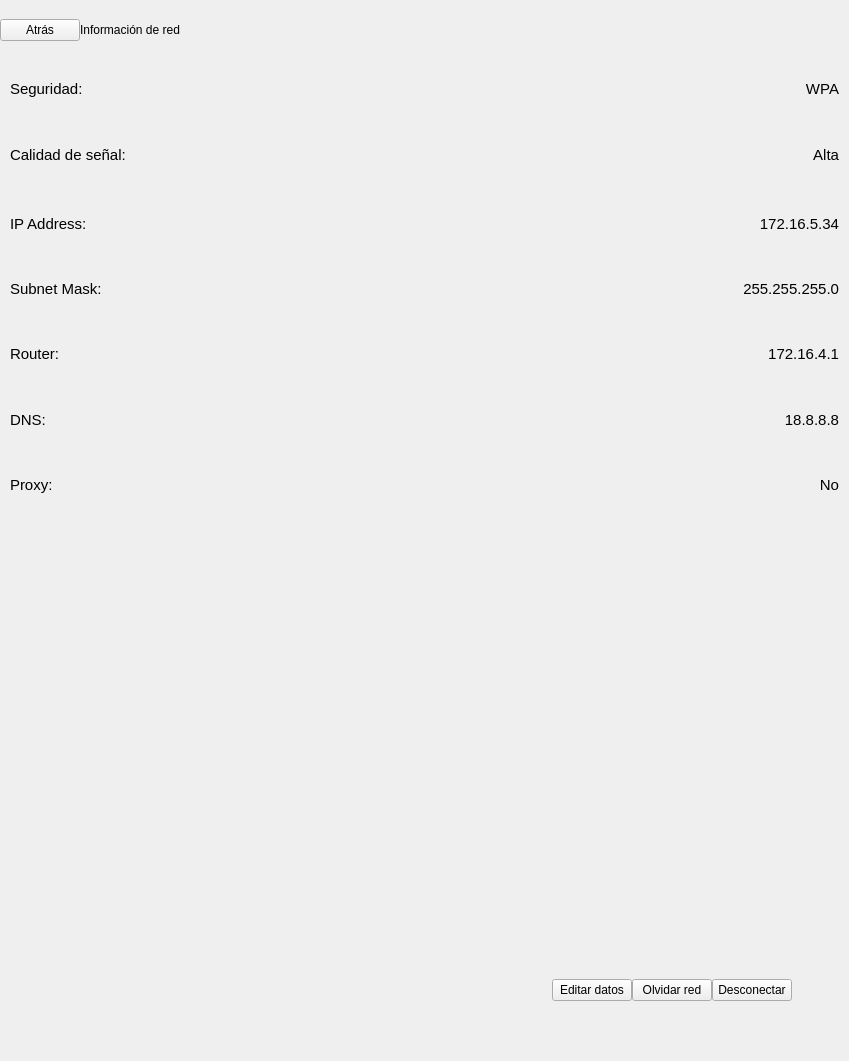
<?xml version="1.0" encoding="UTF-8"?>
<ui version="4.0">
 <class>SettingsNetworkWifilInfo</class>
 <widget class="QWidget" name="SettingsNetworkWifilInfo">
  <property name="geometry">
   <rect>
    <x>0</x>
    <y>0</y>
    <width>849</width>
    <height>1061</height>
   </rect>
  </property>
  <property name="sizePolicy">
   <sizepolicy hsizetype="Expanding" vsizetype="Expanding">
    <horstretch>0</horstretch>
    <verstretch>0</verstretch>
   </sizepolicy>
  </property>
  <property name="minimumSize">
   <size>
    <width>0</width>
    <height>0</height>
   </size>
  </property>
  <property name="maximumSize">
   <size>
    <width>849</width>
    <height>1061</height>
   </size>
  </property>
  <property name="windowTitle">
   <string>Form</string>
  </property>
  <property name="styleSheet">
   <string notr="true" />
  </property>
  <layout class="QVBoxLayout" name="verticalLayout">
   <property name="spacing">
    <number>0</number>
   </property>
   <property name="margin">
    <number>0</number>
   </property>
   <item>
    <widget class="QWidget" name="settingsSectionHeader" native="true">
     <property name="minimumSize">
      <size>
       <width>600</width>
       <height>60</height>
      </size>
     </property>
     <property name="maximumSize">
      <size>
       <width>849</width>
       <height>85</height>
      </size>
     </property>
     <layout class="QHBoxLayout" name="horizontalLayout_8">
      <property name="spacing">
       <number>0</number>
      </property>
      <property name="margin">
       <number>0</number>
      </property>
      <item>
       <widget class="SilentQPushButton" name="backBtn">
        <property name="focusPolicy">
         <enum>Qt::NoFocus</enum>
        </property>
        <property name="text">
         <string>Atr&#225;s</string>
        </property>
       </widget>
      </item>
      <item>
       <widget class="QLabel" name="sectionTitleLbl">
        <property name="minimumSize">
         <size>
          <width>0</width>
          <height>0</height>
         </size>
        </property>
        <property name="maximumSize">
         <size>
          <width>16777215</width>
          <height>14142</height>
         </size>
        </property>
        <property name="text">
         <string>Informaci&#243;n de red</string>
        </property>
       </widget>
      </item>
      <item>
       <spacer name="horizontalSpacer">
        <property name="orientation">
         <enum>Qt::Horizontal</enum>
        </property>
        <property name="sizeHint" stdset="0">
         <size>
          <width>57</width>
          <height>28</height>
         </size>
        </property>
       </spacer>
      </item>
     </layout>
    </widget>
   </item>
   <item>
    <widget class="QFrame" name="settingsMarginTop">
     <property name="frameShape">
      <enum>QFrame::StyledPanel</enum>
     </property>
     <property name="frameShadow">
      <enum>QFrame::Raised</enum>
     </property>
    </widget>
   </item>
   <item>
    <widget class="QWidget" name="settingsMenuListCont" native="true">
     <property name="sizePolicy">
      <sizepolicy hsizetype="Minimum" vsizetype="Expanding">
       <horstretch>0</horstretch>
       <verstretch>0</verstretch>
      </sizepolicy>
     </property>
     <property name="styleSheet">
      <string notr="true" />
     </property>
     <layout class="QVBoxLayout" name="verticalLayout_2">
      <property name="spacing">
       <number>1</number>
      </property>
      <property name="margin">
       <number>1</number>
      </property>
      <item>
       <widget class="QWidget" name="horizontalWidget_2" native="true">
        <property name="sizePolicy">
         <sizepolicy hsizetype="Expanding" vsizetype="Expanding">
          <horstretch>0</horstretch>
          <verstretch>0</verstretch>
         </sizepolicy>
        </property>
        <property name="minimumSize">
         <size>
          <width>0</width>
          <height>0</height>
         </size>
        </property>
        <property name="maximumSize">
         <size>
          <width>16777215</width>
          <height>16777215</height>
         </size>
        </property>
        <layout class="QHBoxLayout" name="horizontalLayout_3">
         <property name="topMargin">
          <number>1</number>
         </property>
         <item>
          <widget class="QLabel" name="securityLbl">
           <property name="font">
            <font>
             <family>Ubuntu</family>
             <pointsize>11</pointsize>
            </font>
           </property>
           <property name="text">
            <string>Seguridad:</string>
           </property>
           <property name="textFormat">
            <enum>Qt::AutoText</enum>
           </property>
           <property name="alignment">
            <set>Qt::AlignLeading|Qt::AlignLeft|Qt::AlignVCenter</set>
           </property>
           <property name="indent">
            <number>0</number>
           </property>
          </widget>
         </item>
         <item>
          <spacer name="horizontalSpacer_2">
           <property name="orientation">
            <enum>Qt::Horizontal</enum>
           </property>
           <property name="sizeHint" stdset="0">
            <size>
             <width>57</width>
             <height>28</height>
            </size>
           </property>
          </spacer>
         </item>
         <item>
          <widget class="QLabel" name="securityDataLbl">
           <property name="font">
            <font>
             <family>Ubuntu</family>
             <pointsize>11</pointsize>
            </font>
           </property>
           <property name="text">
            <string>WPA</string>
           </property>
           <property name="alignment">
            <set>Qt::AlignRight|Qt::AlignTrailing|Qt::AlignVCenter</set>
           </property>
           <property name="indent">
            <number>0</number>
           </property>
          </widget>
         </item>
        </layout>
       </widget>
      </item>
      <item>
       <widget class="QWidget" name="horizontalWidget_3" native="true">
        <property name="sizePolicy">
         <sizepolicy hsizetype="Expanding" vsizetype="Expanding">
          <horstretch>0</horstretch>
          <verstretch>0</verstretch>
         </sizepolicy>
        </property>
        <property name="minimumSize">
         <size>
          <width>0</width>
          <height>0</height>
         </size>
        </property>
        <property name="maximumSize">
         <size>
          <width>16777215</width>
          <height>16777215</height>
         </size>
        </property>
        <layout class="QHBoxLayout" name="horizontalLayout_5">
         <property name="spacing">
          <number>0</number>
         </property>
         <property name="topMargin">
          <number>1</number>
         </property>
         <item>
          <widget class="QLabel" name="signalLbl">
           <property name="font">
            <font>
             <family>Ubuntu</family>
             <pointsize>11</pointsize>
            </font>
           </property>
           <property name="text">
            <string>Calidad de se&#241;al:</string>
           </property>
           <property name="alignment">
            <set>Qt::AlignLeading|Qt::AlignLeft|Qt::AlignVCenter</set>
           </property>
           <property name="indent">
            <number>0</number>
           </property>
          </widget>
         </item>
         <item>
          <spacer name="horizontalSpacer_3">
           <property name="orientation">
            <enum>Qt::Horizontal</enum>
           </property>
           <property name="sizeHint" stdset="0">
            <size>
             <width>57</width>
             <height>28</height>
            </size>
           </property>
          </spacer>
         </item>
         <item>
          <widget class="QLabel" name="signalDataLbl">
           <property name="font">
            <font>
             <family>Ubuntu</family>
             <pointsize>11</pointsize>
            </font>
           </property>
           <property name="text">
            <string>Alta</string>
           </property>
           <property name="alignment">
            <set>Qt::AlignRight|Qt::AlignTrailing|Qt::AlignVCenter</set>
           </property>
           <property name="indent">
            <number>0</number>
           </property>
          </widget>
         </item>
        </layout>
       </widget>
      </item>
      <item>
       <widget class="QWidget" name="horizontalWidget_4" native="true">
        <property name="sizePolicy">
         <sizepolicy hsizetype="Expanding" vsizetype="Expanding">
          <horstretch>0</horstretch>
          <verstretch>0</verstretch>
         </sizepolicy>
        </property>
        <property name="minimumSize">
         <size>
          <width>0</width>
          <height>0</height>
         </size>
        </property>
        <property name="maximumSize">
         <size>
          <width>16777215</width>
          <height>16777215</height>
         </size>
        </property>
        <layout class="QHBoxLayout" name="horizontalLayout_6">
         <property name="topMargin">
          <number>1</number>
         </property>
         <property name="bottomMargin">
          <number>1</number>
         </property>
         <item>
          <widget class="QLabel" name="ipAddressLbl">
           <property name="font">
            <font>
             <family>Ubuntu</family>
             <pointsize>11</pointsize>
            </font>
           </property>
           <property name="styleSheet">
            <string notr="true" />
           </property>
           <property name="text">
            <string>IP Address:</string>
           </property>
           <property name="alignment">
            <set>Qt::AlignLeading|Qt::AlignLeft|Qt::AlignVCenter</set>
           </property>
           <property name="indent">
            <number>0</number>
           </property>
          </widget>
         </item>
         <item>
          <spacer name="horizontalSpacer_4">
           <property name="orientation">
            <enum>Qt::Horizontal</enum>
           </property>
           <property name="sizeHint" stdset="0">
            <size>
             <width>57</width>
             <height>28</height>
            </size>
           </property>
          </spacer>
         </item>
         <item>
          <widget class="QLabel" name="ipAddressEditLbl">
           <property name="font">
            <font>
             <family>Ubuntu</family>
             <pointsize>11</pointsize>
            </font>
           </property>
           <property name="text">
            <string>172.16.5.34</string>
           </property>
           <property name="alignment">
            <set>Qt::AlignRight|Qt::AlignTrailing|Qt::AlignVCenter</set>
           </property>
           <property name="indent">
            <number>0</number>
           </property>
          </widget>
         </item>
        </layout>
       </widget>
      </item>
      <item>
       <widget class="QWidget" name="horizontalWidget_5" native="true">
        <property name="sizePolicy">
         <sizepolicy hsizetype="Expanding" vsizetype="Expanding">
          <horstretch>0</horstretch>
          <verstretch>0</verstretch>
         </sizepolicy>
        </property>
        <property name="minimumSize">
         <size>
          <width>0</width>
          <height>0</height>
         </size>
        </property>
        <property name="maximumSize">
         <size>
          <width>16777215</width>
          <height>16777215</height>
         </size>
        </property>
        <layout class="QHBoxLayout" name="horizontalLayout_7">
         <property name="topMargin">
          <number>1</number>
         </property>
         <property name="bottomMargin">
          <number>1</number>
         </property>
         <item>
          <widget class="QLabel" name="subnetMaskLbl">
           <property name="font">
            <font>
             <family>Ubuntu</family>
             <pointsize>11</pointsize>
            </font>
           </property>
           <property name="text">
            <string>Subnet Mask:</string>
           </property>
           <property name="alignment">
            <set>Qt::AlignLeading|Qt::AlignLeft|Qt::AlignVCenter</set>
           </property>
           <property name="indent">
            <number>0</number>
           </property>
          </widget>
         </item>
         <item>
          <spacer name="horizontalSpacer_5">
           <property name="orientation">
            <enum>Qt::Horizontal</enum>
           </property>
           <property name="sizeHint" stdset="0">
            <size>
             <width>57</width>
             <height>28</height>
            </size>
           </property>
          </spacer>
         </item>
         <item>
          <widget class="QLabel" name="subnetEditLbl">
           <property name="font">
            <font>
             <family>Ubuntu</family>
             <pointsize>11</pointsize>
            </font>
           </property>
           <property name="text">
            <string>255.255.255.0</string>
           </property>
           <property name="alignment">
            <set>Qt::AlignRight|Qt::AlignTrailing|Qt::AlignVCenter</set>
           </property>
           <property name="indent">
            <number>0</number>
           </property>
          </widget>
         </item>
        </layout>
       </widget>
      </item>
      <item>
       <widget class="QWidget" name="horizontalWidget_6" native="true">
        <property name="sizePolicy">
         <sizepolicy hsizetype="Expanding" vsizetype="Expanding">
          <horstretch>0</horstretch>
          <verstretch>0</verstretch>
         </sizepolicy>
        </property>
        <property name="minimumSize">
         <size>
          <width>0</width>
          <height>0</height>
         </size>
        </property>
        <property name="maximumSize">
         <size>
          <width>16777215</width>
          <height>16777215</height>
         </size>
        </property>
        <layout class="QHBoxLayout" name="horizontalLayout_9">
         <property name="topMargin">
          <number>1</number>
         </property>
         <property name="bottomMargin">
          <number>1</number>
         </property>
         <item>
          <widget class="QLabel" name="routerLbl">
           <property name="font">
            <font>
             <family>Ubuntu</family>
             <pointsize>11</pointsize>
            </font>
           </property>
           <property name="text">
            <string>Router:</string>
           </property>
           <property name="alignment">
            <set>Qt::AlignLeading|Qt::AlignLeft|Qt::AlignVCenter</set>
           </property>
           <property name="indent">
            <number>0</number>
           </property>
          </widget>
         </item>
         <item>
          <spacer name="horizontalSpacer_6">
           <property name="orientation">
            <enum>Qt::Horizontal</enum>
           </property>
           <property name="sizeHint" stdset="0">
            <size>
             <width>57</width>
             <height>28</height>
            </size>
           </property>
          </spacer>
         </item>
         <item>
          <widget class="QLabel" name="routerEditLbl">
           <property name="font">
            <font>
             <family>Ubuntu</family>
             <pointsize>11</pointsize>
            </font>
           </property>
           <property name="text">
            <string>172.16.4.1</string>
           </property>
           <property name="alignment">
            <set>Qt::AlignRight|Qt::AlignTrailing|Qt::AlignVCenter</set>
           </property>
           <property name="indent">
            <number>0</number>
           </property>
          </widget>
         </item>
        </layout>
       </widget>
      </item>
      <item>
       <widget class="QWidget" name="horizontalWidget_7" native="true">
        <property name="sizePolicy">
         <sizepolicy hsizetype="Expanding" vsizetype="Expanding">
          <horstretch>0</horstretch>
          <verstretch>0</verstretch>
         </sizepolicy>
        </property>
        <property name="minimumSize">
         <size>
          <width>0</width>
          <height>0</height>
         </size>
        </property>
        <property name="maximumSize">
         <size>
          <width>16777215</width>
          <height>16777215</height>
         </size>
        </property>
        <layout class="QHBoxLayout" name="horizontalLayout_10">
         <property name="topMargin">
          <number>1</number>
         </property>
         <property name="bottomMargin">
          <number>1</number>
         </property>
         <item>
          <widget class="QLabel" name="dnsLbl">
           <property name="font">
            <font>
             <family>Ubuntu</family>
             <pointsize>11</pointsize>
            </font>
           </property>
           <property name="text">
            <string>DNS:</string>
           </property>
           <property name="alignment">
            <set>Qt::AlignLeading|Qt::AlignLeft|Qt::AlignVCenter</set>
           </property>
           <property name="indent">
            <number>0</number>
           </property>
          </widget>
         </item>
         <item>
          <spacer name="horizontalSpacer_7">
           <property name="orientation">
            <enum>Qt::Horizontal</enum>
           </property>
           <property name="sizeHint" stdset="0">
            <size>
             <width>57</width>
             <height>28</height>
            </size>
           </property>
          </spacer>
         </item>
         <item>
          <widget class="QLabel" name="dnsEditLbl">
           <property name="font">
            <font>
             <family>Ubuntu</family>
             <pointsize>11</pointsize>
            </font>
           </property>
           <property name="text">
            <string>18.8.8.8</string>
           </property>
           <property name="alignment">
            <set>Qt::AlignRight|Qt::AlignTrailing|Qt::AlignVCenter</set>
           </property>
           <property name="indent">
            <number>0</number>
           </property>
          </widget>
         </item>
        </layout>
       </widget>
      </item>
      <item>
       <widget class="QWidget" name="horizontalWidget_8" native="true">
        <property name="sizePolicy">
         <sizepolicy hsizetype="Expanding" vsizetype="Expanding">
          <horstretch>0</horstretch>
          <verstretch>0</verstretch>
         </sizepolicy>
        </property>
        <property name="minimumSize">
         <size>
          <width>0</width>
          <height>0</height>
         </size>
        </property>
        <property name="maximumSize">
         <size>
          <width>16777215</width>
          <height>16777215</height>
         </size>
        </property>
        <layout class="QHBoxLayout" name="horizontalLayout_11">
         <property name="topMargin">
          <number>1</number>
         </property>
         <property name="bottomMargin">
          <number>1</number>
         </property>
         <item>
          <widget class="QLabel" name="proxyLbl">
           <property name="font">
            <font>
             <family>Ubuntu</family>
             <pointsize>11</pointsize>
            </font>
           </property>
           <property name="text">
            <string>Proxy:</string>
           </property>
           <property name="alignment">
            <set>Qt::AlignLeading|Qt::AlignLeft|Qt::AlignVCenter</set>
           </property>
           <property name="indent">
            <number>0</number>
           </property>
          </widget>
         </item>
         <item>
          <spacer name="horizontalSpacer_8">
           <property name="sizePolicy">
            <sizepolicy hsizetype="Minimum" vsizetype="Minimum">
             <horstretch>0</horstretch>
             <verstretch>0</verstretch>
            </sizepolicy>
           </property>
           <property name="orientation">
            <enum>Qt::Horizontal</enum>
           </property>
           <property name="sizeHint" stdset="0">
            <size>
             <width>57</width>
             <height>28</height>
            </size>
           </property>
          </spacer>
         </item>
         <item>
          <widget class="QLabel" name="proxyDataLbl">
           <property name="font">
            <font>
             <family>Ubuntu</family>
             <pointsize>11</pointsize>
            </font>
           </property>
           <property name="text">
            <string>No</string>
           </property>
           <property name="alignment">
            <set>Qt::AlignRight|Qt::AlignTrailing|Qt::AlignVCenter</set>
           </property>
           <property name="indent">
            <number>0</number>
           </property>
          </widget>
         </item>
        </layout>
       </widget>
      </item>
     </layout>
    </widget>
   </item>
   <item>
    <spacer name="verticalSpacer">
     <property name="orientation">
      <enum>Qt::Vertical</enum>
     </property>
     <property name="sizeHint" stdset="0">
      <size>
       <width>28</width>
       <height>57</height>
      </size>
     </property>
    </spacer>
   </item>
   <item>
    <layout class="QHBoxLayout" name="horizontalLayout">
     <property name="spacing">
      <number>0</number>
     </property>
     <property name="topMargin">
      <number>0</number>
     </property>
     <item>
      <spacer name="horizontalSpacer_9">
       <property name="orientation">
        <enum>Qt::Horizontal</enum>
       </property>
       <property name="sizeHint" stdset="0">
        <size>
         <width>57</width>
         <height>28</height>
        </size>
       </property>
      </spacer>
     </item>
     <item>
      <widget class="QPushButton" name="editWifiDataBtn">
       <property name="text">
        <string>Editar datos</string>
       </property>
      </widget>
     </item>
     <item>
      <widget class="SilentQPushButton" name="deleteNetworkBtn">
       <property name="text">
        <string>Olvidar red</string>
       </property>
      </widget>
     </item>
     <item>
      <widget class="SilentQPushButton" name="disconnectNetworkBtn">
       <property name="text">
        <string>Desconectar</string>
       </property>
      </widget>
     </item>
     <item>
      <spacer name="horizontalSpacer_10">
       <property name="orientation">
        <enum>Qt::Horizontal</enum>
       </property>
       <property name="sizeType">
        <enum>QSizePolicy::Minimum</enum>
       </property>
       <property name="sizeHint" stdset="0">
        <size>
         <width>57</width>
         <height>28</height>
        </size>
       </property>
      </spacer>
     </item>
    </layout>
   </item>
   <item>
    <spacer name="verticalBottomSection">
     <property name="orientation">
      <enum>Qt::Vertical</enum>
     </property>
     <property name="sizeType">
      <enum>QSizePolicy::Fixed</enum>
     </property>
     <property name="sizeHint" stdset="0">
      <size>
       <width>28</width>
       <height>57</height>
      </size>
     </property>
    </spacer>
   </item>
  </layout>
 </widget>
 <customwidgets>
  <customwidget>
   <class>SilentQPushButton</class>
   <extends>QPushButton</extends>
   <header>SilentQPushButton.h</header>
  </customwidget>
 </customwidgets>
 <resources />
 <connections />
</ui>
